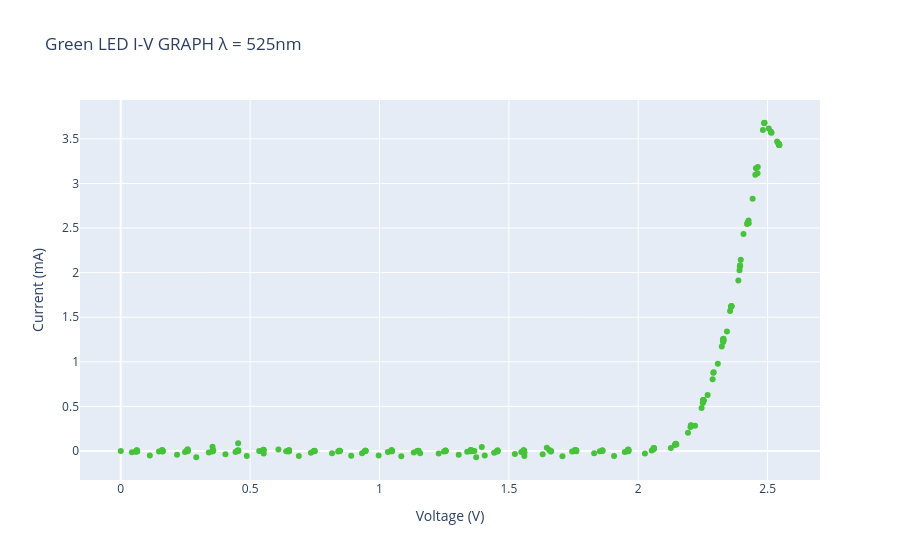

Notebook code cell kept with this figure:
### Markdown cell above
### Green LED Data Analysis 🟢

### Code cell
greenData = pd.read_csv('RealData/greenLEDData.csv').drop_duplicates()
wavelength=525E-9
print(greenData.count())
fig = px.scatter(
    greenData,
    x="Voltage (V)",
    y="Current (mA)",
    title="Green LED I-V GRAPH λ = 525nm ",
    color_discrete_sequence=["#46c23b"]
)
fig.show()



linearRegionValueLower =2.25
linearRegionValueUpper = 2.4
linear = greenData[(greenData["Voltage (V)"] > linearRegionValueLower) & 
                    (greenData["Voltage (V)"] < linearRegionValueUpper)]
Gm,Gc=np.polyfit(linear["Voltage (V)"],linear["Current (mA)"],1)
print("-----------------------------------------------")
print(f"Linear Region Regression Line:y={Gm}x+{Gc}")
print(f"Voltage (V) {-Gc/Gm}")
h= (sci.constants.e * (-Gc/Gm)*wavelength)/(sci.constants.c)
percentDiff = (sci.constants.h-h)/(sci.constants.h)*100
print(f"Approximate Value of h: {h} , {round (percentDiff, 2)}%")
print("-----------------------------------------------")

### Figure 1 — Plotly figure (JSON) as saved in the notebook; plotly's stock layout.template omitted (floating-point values rounded to 4 significant figures; data arrays with more than 128 entries replaced by an {"elided": "..."} marker saying what was removed)
{"data": [{"hovertemplate": "Voltage (V)=%{x}<br>Current (mA)=%{y}<extra></extra>", "legendgroup": "", "marker": {"color": "#46c23b", "symbol": "circle"}, "mode": "markers", "name": "", "orientation": "v", "showlegend": false, "type": "scatter", "x": {"elided": "246 float values"}, "xaxis": "x", "y": {"elided": "246 float values"}, "yaxis": "y"}], "layout": {"legend": {"tracegroupgap": 0}, "title": {"text": "Green LED I-V GRAPH λ = 525nm "}, "xaxis": {"anchor": "y", "domain": [0, 1], "title": {"text": "Voltage (V)"}}, "yaxis": {"anchor": "x", "domain": [0, 1], "title": {"text": "Current (mA)"}}}}
